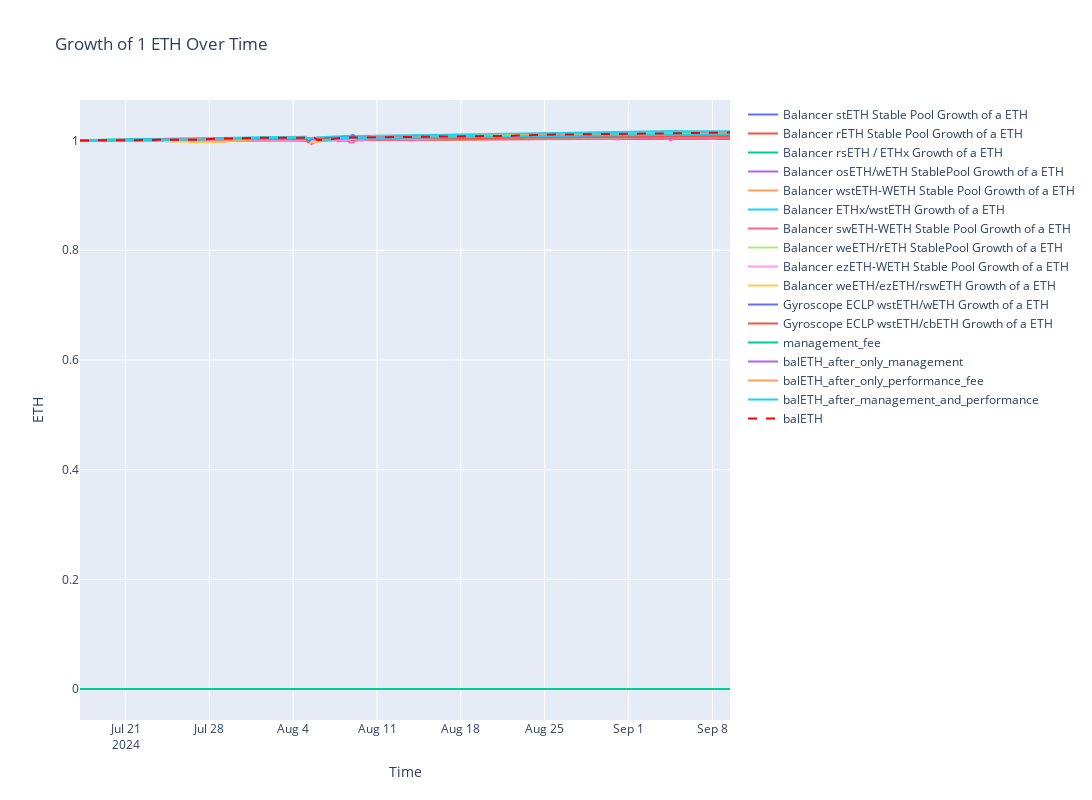

This figure's notebook cell:
### Code cell
import plotly.graph_objects as go

fig = go.Figure()

# Add traces for each column in the DataFrame except 'balETH'
for col in growth_df.columns:
    if col != "balETH":
        fig.add_trace(go.Scatter(x=growth_df.index, y=growth_df[col], mode="lines", name=col))

# Add a trace for 'balETH' with red color and dashed line
fig.add_trace(
    go.Scatter(
        x=growth_df.index,
        y=growth_df["balETH"],
        mode="lines",
        name="balETH",
        line=dict(color="red", dash="dash"),  # Red color and dashed line
    )
)

# Customize layout if needed
fig.update_layout(title="Growth of 1 ETH Over Time", xaxis_title="Time", yaxis_title="ETH", height=800, width=1200)

# Show the figure
fig.show()

### Figure 1 — Plotly figure (JSON) as saved in the notebook; plotly's stock layout.template omitted (floating-point values rounded to 4 significant figures; data arrays with more than 128 entries replaced by an {"elided": "..."} marker saying what was removed)
{"data": [{"mode": "lines", "name": "Balancer stETH Stable Pool Growth of a ETH", "type": "scatter", "x": {"elided": "220 str values"}, "y": {"elided": "220 float values"}}, {"mode": "lines", "name": "Balancer rETH Stable Pool Growth of a ETH", "type": "scatter", "x": {"elided": "220 str values"}, "y": {"elided": "220 float values"}}, {"mode": "lines", "name": "Balancer rsETH / ETHx Growth of a ETH", "type": "scatter", "x": {"elided": "220 str values"}, "y": {"elided": "220 float values"}}, {"mode": "lines", "name": "Balancer osETH/wETH StablePool Growth of a ETH", "type": "scatter", "x": {"elided": "220 str values"}, "y": {"elided": "220 float values"}}, {"mode": "lines", "name": "Balancer wstETH-WETH Stable Pool Growth of a ETH", "type": "scatter", "x": {"elided": "220 str values"}, "y": {"elided": "220 float values"}}, {"mode": "lines", "name": "Balancer ETHx/wstETH Growth of a ETH", "type": "scatter", "x": {"elided": "220 str values"}, "y": {"elided": "220 float values"}}, {"mode": "lines", "name": "Balancer swETH-WETH Stable Pool Growth of a ETH", "type": "scatter", "x": {"elided": "220 str values"}, "y": {"elided": "220 float values"}}, {"mode": "lines", "name": "Balancer weETH/rETH StablePool Growth of a ETH", "type": "scatter", "x": {"elided": "220 str values"}, "y": {"elided": "220 float values"}}, {"mode": "lines", "name": "Balancer ezETH-WETH Stable Pool Growth of a ETH", "type": "scatter", "x": {"elided": "220 str values"}, "y": {"elided": "220 float values"}}, {"mode": "lines", "name": "Balancer weETH/ezETH/rswETH Growth of a ETH", "type": "scatter", "x": {"elided": "220 str values"}, "y": {"elided": "220 float values"}}, {"mode": "lines", "name": "Gyroscope ECLP wstETH/wETH Growth of a ETH", "type": "scatter", "x": {"elided": "220 str values"}, "y": {"elided": "220 float values"}}, {"mode": "lines", "name": "Gyroscope ECLP wstETH/cbETH Growth of a ETH", "type": "scatter", "x": {"elided": "220 str values"}, "y": {"elided": "220 float values"}}, {"mode": "lines", "name": "management_fee", "type": "scatter", "x": {"elided": "220 str values"}, "y": {"elided": "220 float values"}}, {"mode": "lines", "name": "balETH_after_only_management", "type": "scatter", "x": {"elided": "220 str values"}, "y": {"elided": "220 float values"}}, {"mode": "lines", "name": "balETH_after_only_performance_fee", "type": "scatter", "x": {"elided": "220 str values"}, "y": {"elided": "220 float values"}}, {"mode": "lines", "name": "balETH_after_management_and_performance", "type": "scatter", "x": {"elided": "220 str values"}, "y": {"elided": "220 float values"}}, {"line": {"color": "red", "dash": "dash"}, "mode": "lines", "name": "balETH", "type": "scatter", "x": {"elided": "220 str values"}, "y": {"elided": "220 float values"}}], "layout": {"height": 800, "title": {"text": "Growth of 1 ETH Over Time"}, "width": 1200, "xaxis": {"title": {"text": "Time"}}, "yaxis": {"title": {"text": "ETH"}}}}
